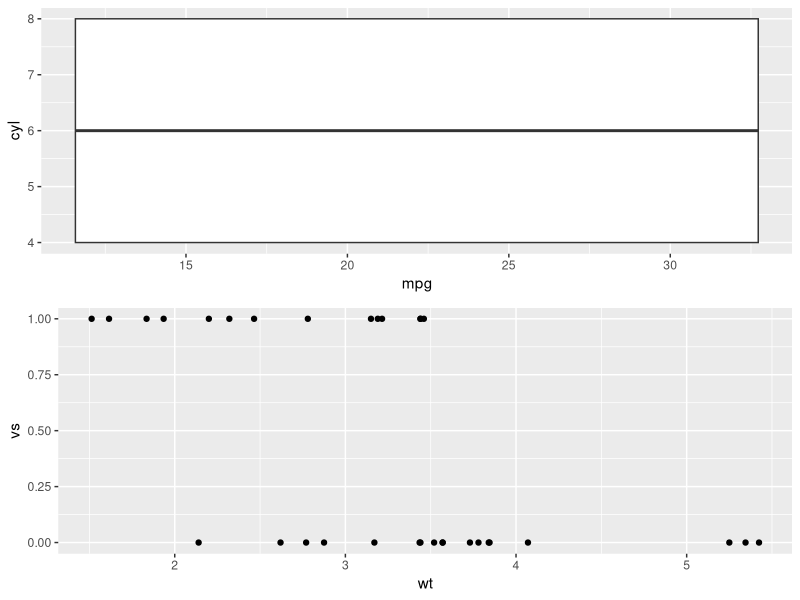
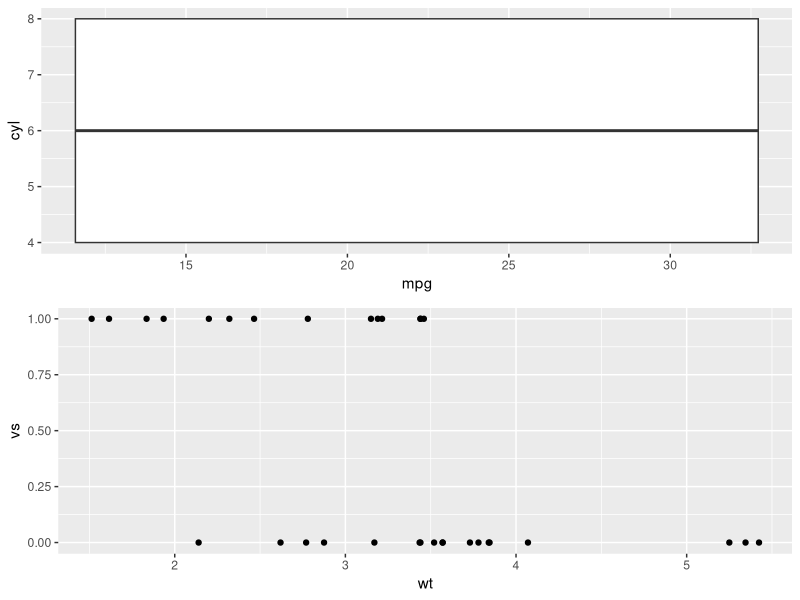

Here is the R script that generated these plots, in order:
## ---- chunk 1
knitr::opts_chunk$set(echo = TRUE, cache=TRUE, collapse= TRUE)
library(ggplot2)
library(gridExtra)
## ---- chunk 2
# 1st time a:
# gg1 = ggplot(mtcars, aes(x= mpg, y= cyl)) +geom_point()

# 2nd time, gg1 changed
gg1 = ggplot(mtcars, aes(x= mpg, y= cyl)) +geom_boxplot()

gg2 = ggplot(mtcars, aes(x= wt, y= vs)) +geom_point()



## ---- chunk 3
grid.arrange(gg1,gg2)
## ---- chunk 4
grid.arrange(gg1,gg2)
